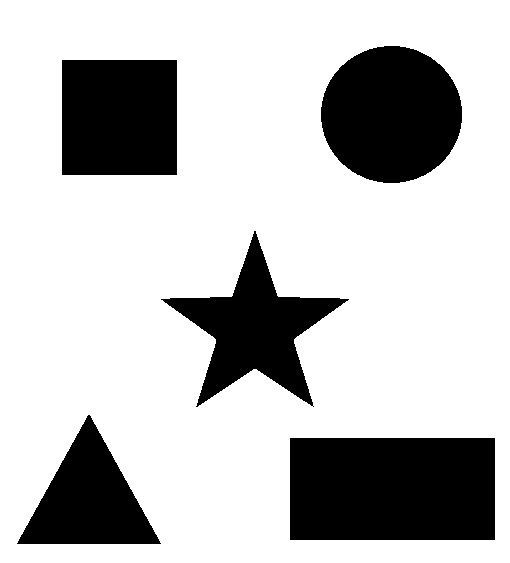
#> input picture Advanced/4.Image segmentation & contours/new_shapes.png, 510 x 563 px
$ jupyter execute mini_project.ipynb
#> lines starting #> are read from the running program, lines starting #| are printed output that depends on the picture; after the words box and inside, x2 and y2 are one past the last pixel; in counts of white or black regions, pixels touching at a corner belong together
# Mini Project --- Shape Matching(Identify Contours by shape)

[cell 1]
import numpy as np
import cv2
import matplotlib.pyplot as plt

image = cv2.imread("new_shapes.png")
#> image is the input picture: shape (563, 510, 3); 75.6% white; 5 black regions, box (x1, y1, x2, y2) and area: (290, 438, 495, 540) 20910, (321, 46, 462, 183) 15162, (62, 60, 177, 175) 13225, (161, 231, 349, 407) 11486, (17, 415, 161, 544) 9413
gray = cv2.cvtColor(image, cv2.COLOR_BGR2GRAY)
ret, thresh = cv2.threshold(gray, 127, 255, 1)
#> thresh: shape (563, 510); 24.4% white; 5 white regions

contours, hierarchy = cv2.findContours(thresh.copy(), cv2.RETR_EXTERNAL, cv2.CHAIN_APPROX_NONE)
#> contours = 5 contours; box (x1, y1, x2, y2) and area: (290, 438, 495, 540) 20604, (321, 46, 462, 183) 14965, (62, 60, 177, 175) 12996, (161, 231, 349, 407) 11168, (17, 415, 161, 544) 9212

for cnt in contours:
    epsilon = 0.01 * cv2.arcLength(cnt, True)
    approx = cv2.approxPolyDP(cnt, epsilon, True)
    M = cv2.moments(cnt)
    if M["m00"] == 0:
        continue
    cx = int(M["m10"] / M["m00"])
    cy = int(M["m01"] / M["m00"])

    if len(approx) == 3:
        shape_name = "Triangle"
        color = (0, 255, 0)
    elif len(approx) == 4:
        x, y, w, h = cv2.boundingRect(cnt)
        if abs(w - h) <= 3:
            shape_name = "Square"
            color = (0, 125, 255)
        else:
            shape_name = "Rectangle"
            color = (0, 0, 255)
    elif len(approx) == 10:
        shape_name = "Star"
        color = (255, 255, 0)
    elif len(approx) >= 15:
        shape_name = "Circle"
        color = (0, 255, 255)
    else:
        shape_name = "Unknown"
        color = (128, 128, 128)

    cv2.drawContours(image, [cnt], 0, color, -1)
    cv2.putText(image, shape_name, (cx, cy), cv2.FONT_HERSHEY_SIMPLEX, 0.5, (0, 0, 0), 2)
#> this loop made 5 passes
#> (epsilon, approx, cx, cy, x, y, w, h) on passes 1, 4: (6.1, [[290, 438], [290, 539], [494, 539], [494, 438]], 392, 488, 290, 438, 205, 102), (4.56, [[62, 60], [62, 174], [176, 174], [176, 60]], 119, 117, 62, 60, 115, 115)
#> (epsilon, approx, cx, cy, shape_name, color) on pass 2: (4.59, [[88, 415], [17, 543], [160, 543]], 88, 500, 'Triangle', (0, 255, 0))
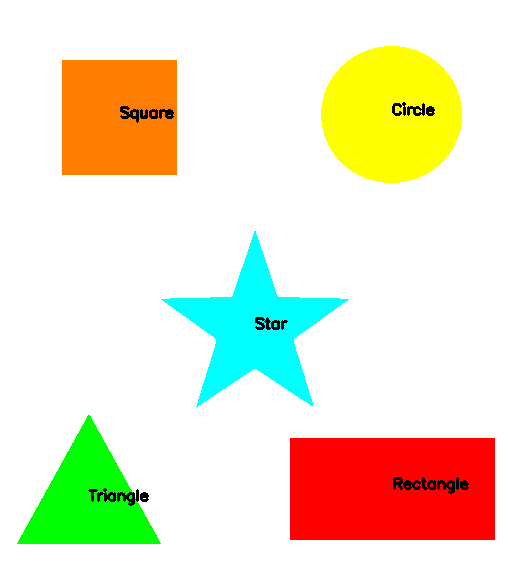
#> image: shape (563, 510, 3); mean B, G, R 202.6, 229.4, 235.2

# Show original and result images using matplotlib subplots
fig, axs = plt.subplots(1, 2, figsize=(10, 5))
axs[0].imshow(cv2.cvtColor(cv2.imread("new_shapes.png"), cv2.COLOR_BGR2RGB))
axs[0].set_title("Original Image")
axs[0].axis('off')

axs[1].imshow(cv2.cvtColor(image, cv2.COLOR_BGR2RGB))
axs[1].set_title("Identifying Shapes")
axs[1].axis('off')

plt.show()
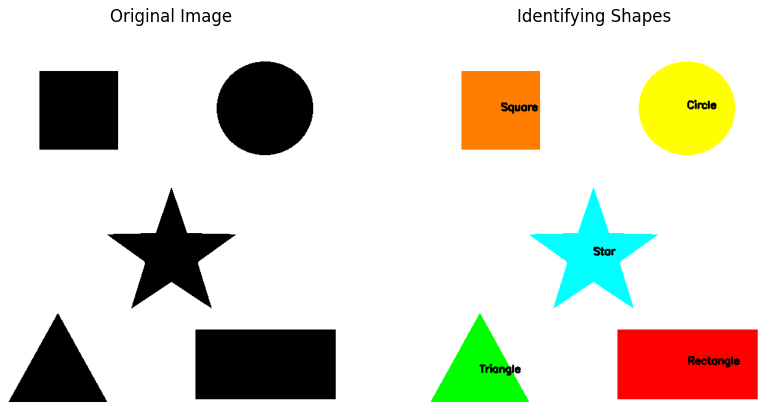
#> figure drawn by matplotlib, 2 panels

$ run again, with Advanced/4.Image segmentation & contours/blobes.png copied over Advanced/4.Image segmentation & contours/new_shapes.png
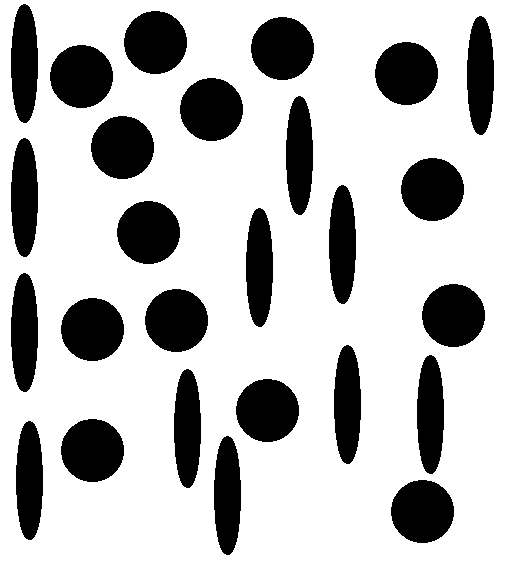
#> input picture Advanced/4.Image segmentation & contours/blobes.png, 510 x 563 px
#> image is the input picture: shape (563, 510, 3); min 0, max 255, mean 188.8
#> `ret, thresh = cv2.threshold(gray, 127, 255, 1)`:
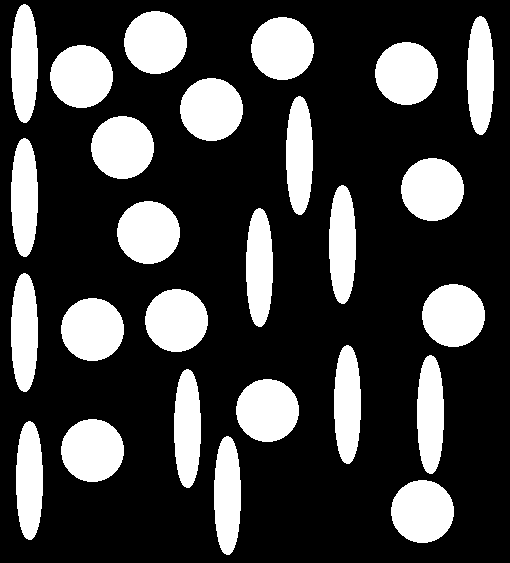
#> thresh: shape (563, 510); 26% white; 26 white regions
#> contours = 26 contours; largest, box (x1, y1, x2, y2) and area: (391, 480, 454, 543) 3024, (61, 419, 124, 482) 3024, (236, 379, 299, 442) 3024, (61, 298, 124, 361) 3024, (145, 289, 208, 352) 3024
#> the loop `for cnt in contours:` made 26 passes
#> (epsilon, cx, cy, shape_name, color) on passes 1 to 8: (2.06, 422, 511, 'Circle', (0, 255, 255)), (2.62, 227, 495, 'Unknown', (128, 128, 128)), (2.62, 29, 480, 'Unknown', (128, 128, 128)), (2.06, 92, 450, 'Circle', (0, 255, 255)), (2.06, 267, 410, 'Circle', (0, 255, 255)), (2.62, 187, 428, 'Unknown', (128, 128, 128)), (2.62, 430, 414, 'Unknown', (128, 128, 128)), (2.62, 347, 404, 'Unknown', (128, 128, 128))
#> `plt.show()`:
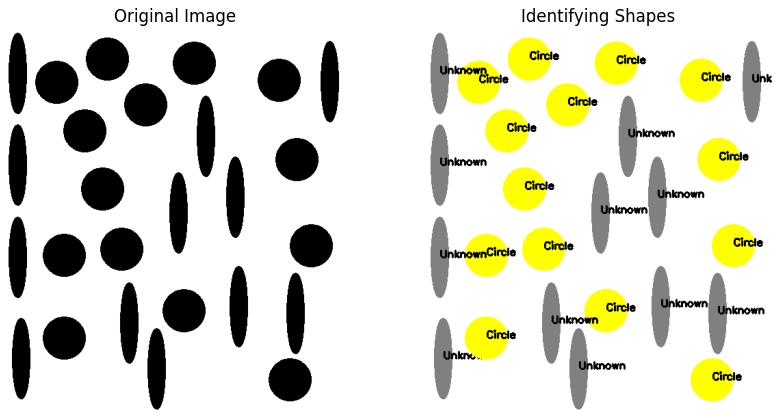
#> figure drawn by matplotlib, 2 panels

$ run again, with Advanced/4.Image segmentation & contours/find_star.png copied over Advanced/4.Image segmentation & contours/new_shapes.png
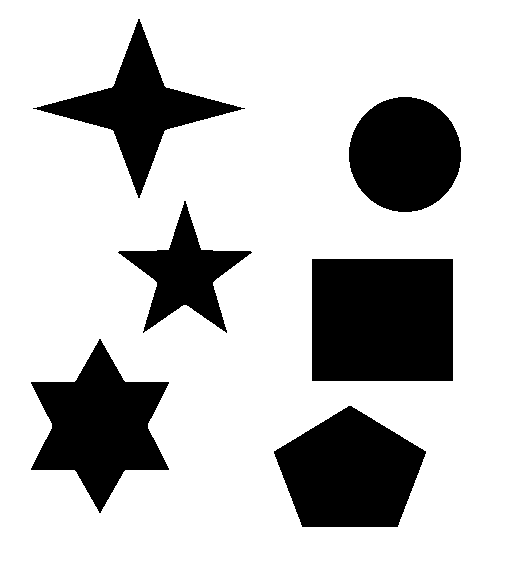
#> input picture Advanced/4.Image segmentation & contours/find_star.png, 510 x 563 px
#> image is the input picture: shape (563, 510, 3); 76.3% white; 6 black regions, box (x1, y1, x2, y2) and area: (312, 259, 453, 381) 17202, (274, 406, 426, 527) 12865, (31, 339, 169, 513) 12442, (349, 97, 461, 212) 10111, (33, 19, 245, 198) 9236, (118, 201, 252, 333) 6196
#> thresh: shape (563, 510); 23.7% white; 6 white regions
#> contours = 6 contours; box (x1, y1, x2, y2) and area: (312, 259, 453, 381) 16940, (274, 406, 426, 527) 12666, (31, 339, 169, 513) 12181, (349, 97, 461, 212) 9951, (33, 19, 245, 198) 8940, (118, 201, 252, 333) 5965
#> the loop `for cnt in contours:` made 6 passes
#> (epsilon, approx, cx, cy, x, y, w, h) on pass 3: (5.22, [[312, 259], [312, 380], [452, 380], [452, 259]], 382, 319, 312, 259, 141, 122)
#> after the loop `for cnt in contours:`:
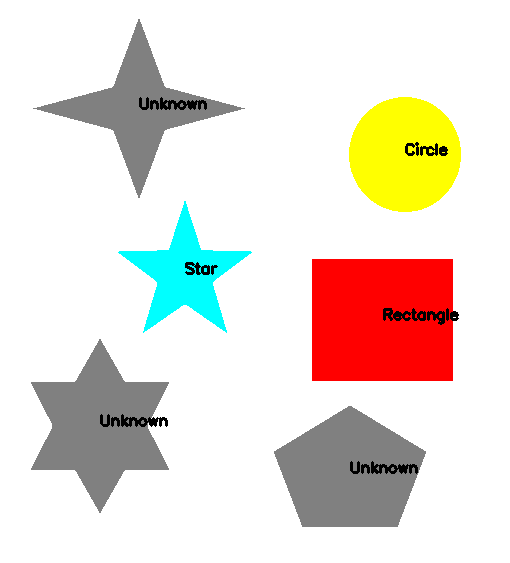
#> image: shape (563, 510, 3); mean B, G, R 214.5, 223.2, 232.8
#> `plt.show()`:
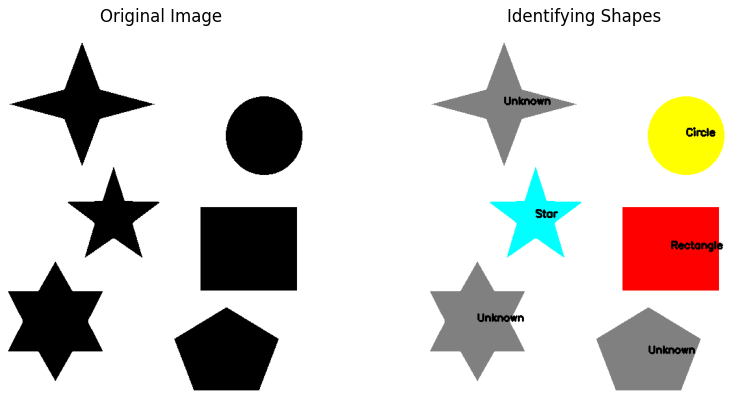
#> figure drawn by matplotlib, 2 panels

$ run again, with Advanced/4.Image segmentation & contours/hand.png copied over Advanced/4.Image segmentation & contours/new_shapes.png
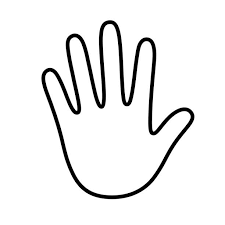
#> input picture Advanced/4.Image segmentation & contours/hand.png, 225 x 225 px
#> image is the input picture: shape (225, 225, 3); min 0, max 255, mean 238.4
#> `ret, thresh = cv2.threshold(gray, 127, 255, 1)`:
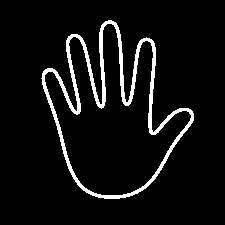
#> thresh: shape (225, 225); 6.4% white; 1 white region
#> contours = 1 contour; box (x1, y1, x2, y2) and area: (41, 20, 194, 199) 14443
#> the loop `for cnt in contours:` made 1 pass
#> (epsilon, cx, cy, shape_name, color) on pass 1: (9.52, 111, 118, 'Circle', (0, 255, 255))
#> `plt.show()`:
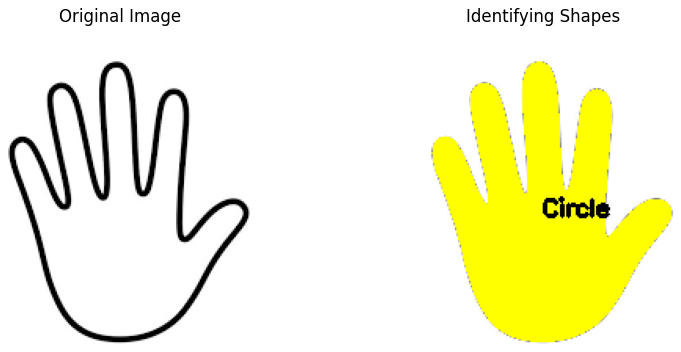
#> figure drawn by matplotlib, 2 panels
